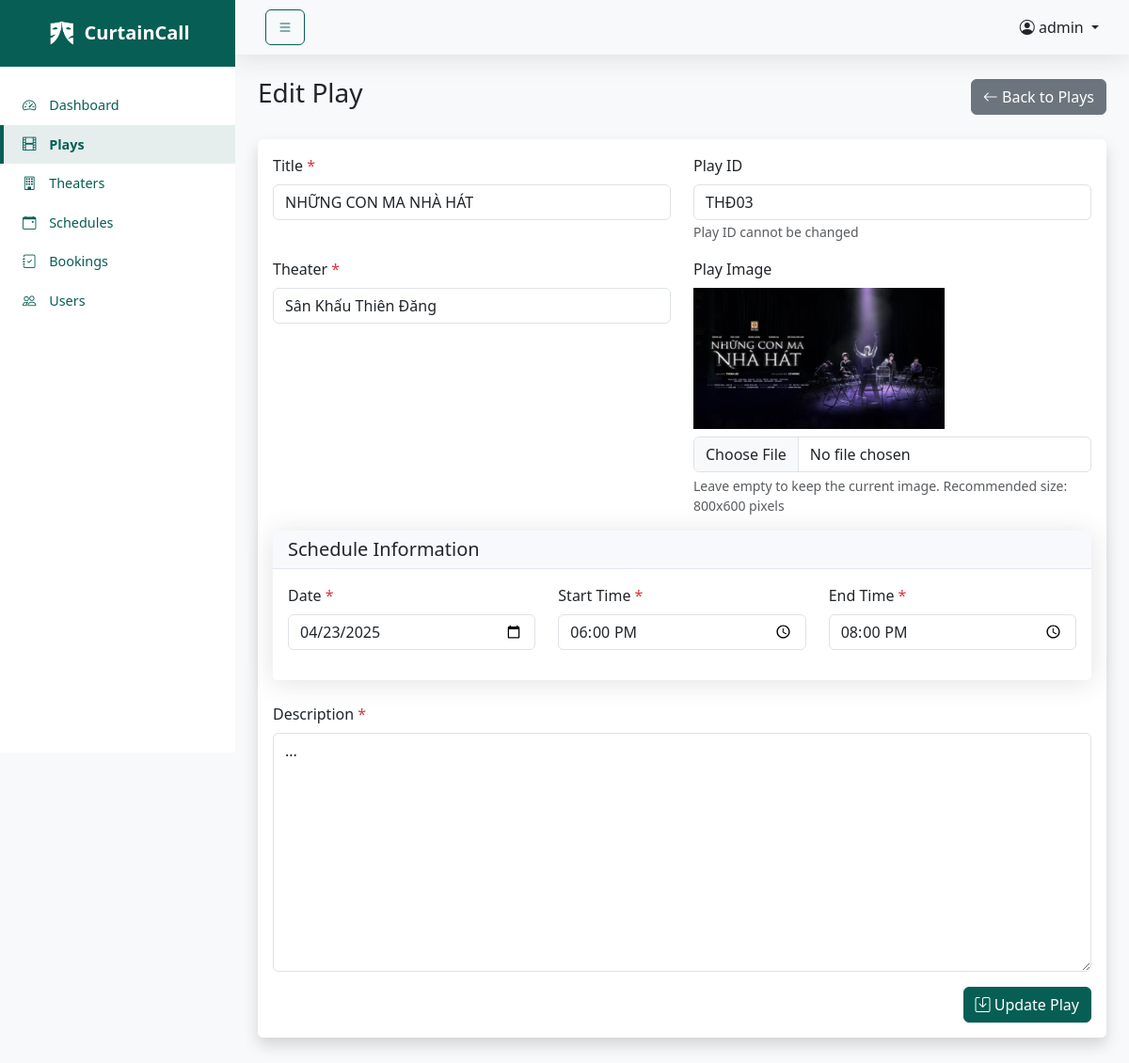
Page /index.php?route=admin/editPlay&id=THĐ03 (signed in) on the committed database.
### tables this page shows
CREATE TABLE `plays` (
  `play_id` varchar(5) NOT NULL,
  `title` varchar(255) NOT NULL,
  `description` text NOT NULL,
  `image` varchar(255) NOT NULL,
  `theater_id` varchar(3) NOT NULL,
  `views` int(11) DEFAULT 0
);

CREATE TABLE `theaters` (
  `theater_id` varchar(3) NOT NULL,
  `name` varchar(255) NOT NULL,
  `location` varchar(255) NOT NULL
);

CREATE TABLE `schedules` (
  `play_id` varchar(5) NOT NULL,
  `date` date NOT NULL,
  `start_time` time NOT NULL,
  `end_time` time NOT NULL
);

### controllers/AdminController.php (called while the page is built, shortened)
<?php
class AdminController {
    private $playModel;
    private $theaterModel;
    private $scheduleModel;
    public function __construct($conn) {
        require_once 'models/Play.php';
        require_once 'models/Theater.php';
        require_once 'models/Schedule.php';
        $this->playModel = new Play($conn);
        $this->theaterModel = new Theater($conn);
        $this->scheduleModel = new Schedule($conn);
    }
    public function editPlay() {
        $play_id = $_GET['id'] ?? null;
        $play = $this->playModel->getPlayById($play_id);
        $schedule = $this->scheduleModel->getScheduleByPlayId($play_id);
        $theaters = $this->theaterModel->getAllTheaters();
        include 'views/admin/layouts/header.php';
        include 'views/admin/plays/editPlay.php';
        include 'views/admin/layouts/footer.php';
    }
}

### models/Play.php (called while the page is built, shortened)
<?php
class Play
{
    private $conn;
    public function __construct($conn)
    {
        $this->conn = $conn;
    }
    public function getPlayById($play_id)
    {
        $sql = "SELECT p.*, t.name as theater_name, t.location as theater_location,
                MIN(sp.price) as min_price,
                MIN(s.date) as date, MIN(s.start_time) as start_time, MIN(s.end_time) as end_time
                FROM plays p
                JOIN theaters t ON p.theater_id = t.theater_id
                JOIN seat_maps sm ON p.theater_id = sm.theater_id
                JOIN seat_prices sp ON sm.theater_id = sp.theater_id AND sm.seat_type = sp.seat_type
                LEFT JOIN schedules s ON p.play_id = s.play_id AND s.date >= CURDATE()
                WHERE p.play_id = ?
                GROUP BY p.play_id, p.title, p.theater_id, t.name, t.location";
        $stmt = $this->conn->prepare($sql);
        $stmt->bind_param("s", $play_id);
        $stmt->execute();
        $result = $stmt->get_result();
        return $result->fetch_assoc();
    }
}

### models/Theater.php (called while the page is built, shortened)
<?php
class Theater
{
    private $conn;
    public function __construct($conn)
    {
        $this->conn = $conn;
    }
    public function getAllTheaters()
    {
        $sql = "SELECT * FROM theaters ORDER BY name";
        $result = $this->conn->query($sql);
        return $result;
    }
}

### models/Schedule.php (called while the page is built, shortened)
<?php
class Schedule {
    private $conn;
    public function __construct($conn) {
        $this->conn = $conn;
    }
    public function getScheduleByPlayId($play_id) {
        $sql = "SELECT * FROM schedules WHERE play_id = ? LIMIT 1";
        $stmt = $this->conn->prepare($sql);
        $stmt->bind_param("s", $play_id);
        $stmt->execute();
        $result = $stmt->get_result();
        if ($result->num_rows > 0) {
            return $result->fetch_assoc();
        }
        return null;
    }
}

### views/admin/plays/editPlay.php (the view, shortened to what this page needs)
<div class="d-flex justify-content-between align-items-center mb-4">
    <h1 class="h3">Edit Play</h1>
    <a href="<?= BASE_URL ?>index.php?route=admin/plays" class="btn btn-secondary">
        <i class="bi bi-arrow-left"></i> Back to Plays
    </a>
</div>
<div class="card shadow mb-4">
    <div class="card-body">
        <form action="<?= BASE_URL ?>index.php?route=admin/editPlay&id=<?= $play['play_id'] ?>" method="POST" enctype="multipart/form-data">
            <div class="row">
                <div class="col-md-6 mb-3">
                    <label for="title" class="form-label">Title <span class="text-danger">*</span></label>
                    <input type="text" class="form-control <?= isset($_SESSION['form_errors']['title']) ? 'is-invalid' : '' ?>"
                           id="title" name="title"
                           value="<?= htmlspecialchars($_SESSION['form_data']['title'] ?? $play['title']) ?>" required>
                </div>
                <div class="col-md-6 mb-3">
                    <label for="play_id" class="form-label">Play ID</label>
                    <input type="text" class="form-control" id="play_id" value="<?= htmlspecialchars($play['play_id']) ?>" readonly>
                    <small class="form-text text-muted">Play ID cannot be changed</small>
                </div>
            </div>
            <div class="row">
                <div class="col-md-6 mb-3">
                    <label for="theater_id" class="form-label">Theater <span class="text-danger">*</span></label>
                    <select class="form-control <?= isset($_SESSION['form_errors']['theater_id']) ? 'is-invalid' : '' ?>"
                            id="theater_id" name="theater_id" required>
                        <?php foreach ($theaters as $theater): ?>
                            <option value="<?= $theater['theater_id'] ?>"
                                <?= (isset($_SESSION['form_data']['theater_id']) ? $_SESSION['form_data']['theater_id'] : $play['theater_id']) == $theater['theater_id'] ? 'selected' : '' ?>>
                                <?= htmlspecialchars($theater['name']) ?>
                            </option>
                        <?php endforeach; ?>
                    </select>
                </div>
                <div class="col-md-6 mb-3">
                    <label for="image" class="form-label">Play Image</label>
                    <?php if (!empty($play['image'])): ?>
                    <div class="mb-2">
                        <img src="<?= BASE_URL . $play['image'] ?>" alt="Current Image" id="currentImagePreview" style="max-height: 150px; max-width: 100%;">
                    </div>
                    <?php endif; ?>
                    <input type="file" class="form-control <?= isset($_SESSION['form_errors']['image']) ? 'is-invalid' : '' ?>"
                           id="image" name="image" accept="image/*">
                    <div class="form-text">Leave empty to keep the current image. Recommended size: 800x600 pixels</div>
                </div>
            </div>
            <div class="card mb-4">
                <div class="card-header">
                    <h5 class="mb-0">Schedule Information</h5>
                </div>
                <div class="card-body">
                    <div class="row">
                        <div class="col-md-4 mb-3">
                            <label for="date" class="form-label">Date <span class="text-danger">*</span></label>
                            <input type="date" class="form-control <?= isset($_SESSION['form_errors']['date']) ? 'is-invalid' : '' ?>"
                                id="date" name="date"
                                value="<?= htmlspecialchars($_SESSION['form_data']['date'] ?? $schedule['date'] ?? '') ?>" required>
                        </div>
                        <div class="col-md-4 mb-3">
                            <label for="start_time" class="form-label">Start Time <span class="text-danger">*</span></label>
                            <input type="time" class="form-control <?= isset($_SESSION['form_errors']['start_time']) ? 'is-invalid' : '' ?>"
                                id="start_time" name="start_time"
                                value="<?= htmlspecialchars($_SESSION['form_data']['start_time'] ?? $schedule['start_time'] ?? '') ?>" required>
                        </div>
                        <div class="col-md-4 mb-3">
                            <label for="end_time" class="form-label">End Time <span class="text-danger">*</span></label>
                            <input type="time" class="form-control <?= isset($_SESSION['form_errors']['end_time']) ? 'is-invalid' : '' ?>"
                                id="end_time" name="end_time"
                                value="<?= htmlspecialchars($_SESSION['form_data']['end_time'] ?? $schedule['end_time'] ?? '') ?>" required>
                        </div>
                    </div>
                </div>
            </div>
            <div class="mb-3">
                <label for="description" class="form-label">Description <span class="text-danger">*</span></label>
                <textarea class="form-control ckeditor <?= isset($_SESSION['form_errors']['description']) ? 'is-invalid' : '' ?>"
                        id="description" name="description" rows="10"
                        data-placeholder="Enter play description here..."
                        required><?= isset($_SESSION['form_data']['description']) ? $_SESSION['form_data']['description'] : $play['description'] ?></textarea>
            </div>
            <div class="text-end">
                <button type="submit" class="btn btn-primary">
                    <i class="bi bi-save"></i> Update Play
                </button>
            </div>
        </form>
    </div>
</div>

### public/css/admin.css (style rules this page uses)
:root { --primary-color: #075E54; --secondary-color: #6c757d; --success-color: #198754; --danger-color: #dc3545; --sidebar-width: 250px; --sidebar-collapsed-width: 100px; --header-height: 60px; --footer-height: 40px; --accent-color: #AFE3CE; }
body { font-family: 'Segoe UI', Tahoma, Geneva, Verdana, sans-serif; background-color: #f8f9fa; }
.card { margin-bottom: 24px; border: none; box-shadow: 0 0.15rem 1.75rem 0 rgba(58, 59, 69, 0.15); border-radius: 0.35rem; }
.card-header { background-color: #f8f9fc; border-bottom: 1px solid #e3e6f0; }
.form-label { font-weight: 500; }
.btn-primary { background-color: #075E54; border-color: #075E54; }

### public/css/admin-allplays.css (style rules this page uses)
.btn-primary { transition: all 0.3s ease; position: relative; overflow: visible; }
.btn-primary::after { content: none; }
.card { transition: all 0.3s ease; }
.btn-primary i { transition: transform 0.3s ease; display: inline-block; }
.card.shadow { transition: box-shadow 0.3s ease, transform 0.3s ease; }

### rows in the picture
plays: title "NHỮNG CON MA NHÀ HÁT", play_id "THĐ03", theater_id "Sân Khấu Thiên Đăng", description "..."
schedules: date "04/23/2025", start_time "18:00:00", end_time "20:00:00"

### other values in the picture
$_SESSION['admin']['username'] "admin"
